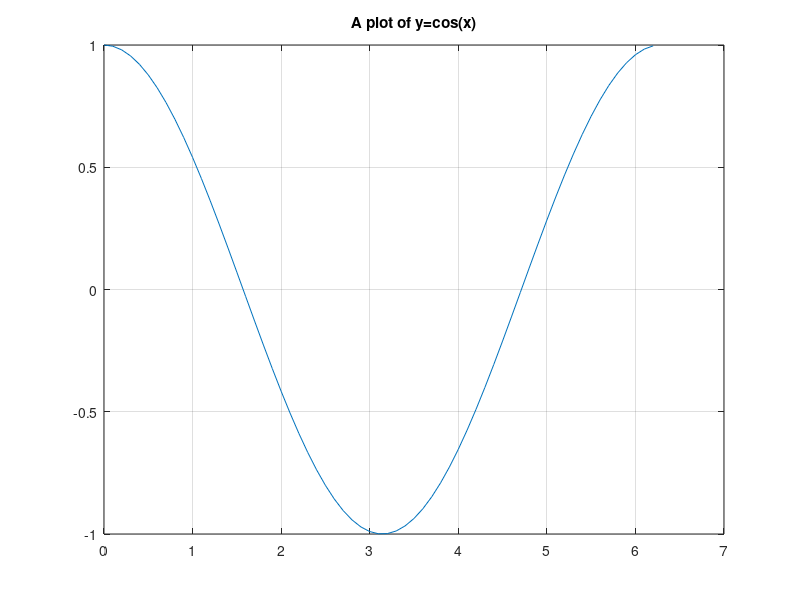
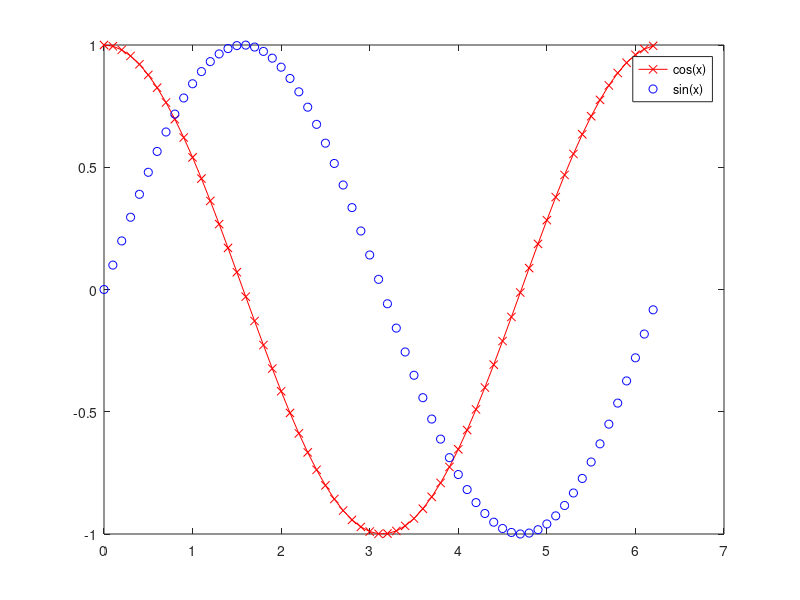
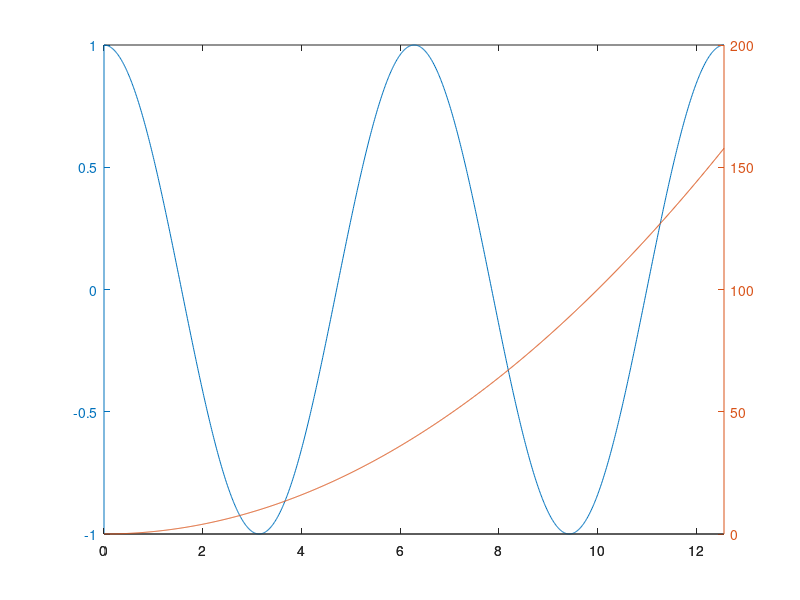

Reproduce these figures in MATLAB, in order.
clear all; clc; close all;

x=0:0.1:2*pi;
y=cos(x);
y2=sin(x);

figure;
plot(x,y)
title('A plot of y=cos(x)');
grid on;
xlabel = 'X data [rads]';
ylabel = 'Y data []';

figure;
plot(x,y,'rx-',x,y2,'bo');
xlabel = 'X data [rad]';
ylabel = 'Y data []';
legend('cos(x)', 'sin(x)');

% figure 3
x2 = 0:0.01:4*pi;
y3 = cos(x2);
y4 = x2.^2;
figure;

plotyy(x2,y3,x2,y4);

